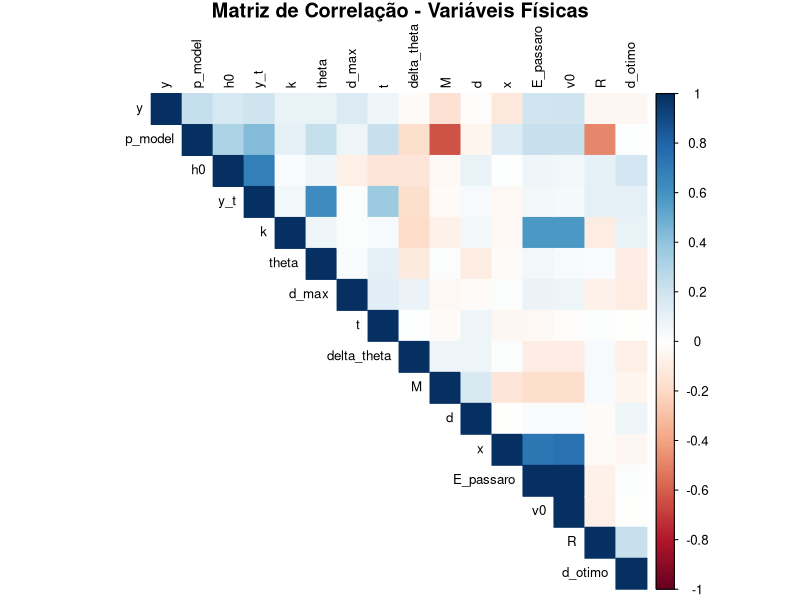

The R script that drew this image:
set.seed(42)
n <- 100

# Dados físicos
k <- runif(n, 100, 300)
x <- runif(n, 1, 3)
y <- runif(n, 1, 3)
theta <- runif(n, 20, 60) * pi/180  # em radianos
delta_theta <- runif(n, 0, pi/6)
R <- runif(n, 0.5, 2.5)
M <- sample(c(1, 2, 3), n, replace = TRUE)
d <- runif(n, 5, 20)
d_otimo <- runif(n, 5, 20)
d_max <- runif(n, 20, 30)
g <- 9.8
h0 <- runif(n, 0, 2)
t <- runif(n, 0.5, 2.0)

# Energia elástica
E_passaro <- k * x * sqrt(x^2 + y^2)
v0 <- sqrt(E_passaro)

# Substituição: y(t)
y_t <- -(g / (2 * v0^2 * cos(theta)^2)) * t^2 + tan(theta) * t + h0

# Probabilidade física (modelo)
z <- (y_t * cos(delta_theta)) / (R * M) * (1 - abs(d - d_otimo)/d_max)
p_model <- pmin(1, z)

# Tipos de pássaros
passaros <- sample(c("vermelho", "azul", "preto", "grande", "branco", "cinza"), n, replace = TRUE)

# Construção do dataframe
df <- data.frame(passaro = passaros, p = p_model)

# P(sucesso) geral
P_sucesso <- mean(df$p)

# P(passaro)
P_passaro <- table(df$passaro) / n

# P(sucesso | passaro)
P_sucesso_dado_passaro <- tapply(df$p, df$passaro, mean)

# Teorema de Bayes: P(passaro | sucesso)
# Evita divisão por zero
if (P_sucesso > 0) {
  P_passaro_dado_sucesso <- (P_sucesso_dado_passaro * P_passaro) / P_sucesso
} else {
  P_passaro_dado_sucesso <- rep(0, length(P_passaro))
  names(P_passaro_dado_sucesso) <- names(P_passaro)
}

# Resultado final
resultado <- data.frame(
  P_sucesso_dado_passaro = as.numeric(P_sucesso_dado_passaro),
  P_passaro = as.numeric(P_passaro),
  P_passaro_dado_sucesso = as.numeric(P_passaro_dado_sucesso)
)

# Adiciona os nomes dos pássaros como row names
rownames(resultado) <- names(P_passaro)

#resultado <- resultado[order(-resultado$P_passaro_dado_sucesso), ]
print(round(resultado, 3))

# Matriz de correlação das variáveis físicas
variaveis_fisicas <- data.frame(
  k = k,
  x = x,
  y = y,
  theta = theta,
  delta_theta = delta_theta,
  R = R,
  M = M,
  d = d,
  d_otimo = d_otimo,
  d_max = d_max,
  h0 = h0,
  t = t,
  E_passaro = E_passaro,
  v0 = v0,
  y_t = y_t,
  p_model = p_model
)

# Calcula a matriz de correlação
matriz_correlacao <- cor(variaveis_fisicas)

# Exibe a matriz de correlação
cat("\n=== MATRIZ DE CORRELAÇÃO DAS VARIÁVEIS FÍSICAS ===\n")
print(round(matriz_correlacao, 3))

# Cria um heatmap da matriz de correlação
library(corrplot)
corrplot(matriz_correlacao, method = "color", type = "upper", 
         order = "hclust", tl.cex = 0.8, tl.col = "black", 
         title = "Matriz de Correlação - Variáveis Físicas",
         mar = c(0,0,1,0))